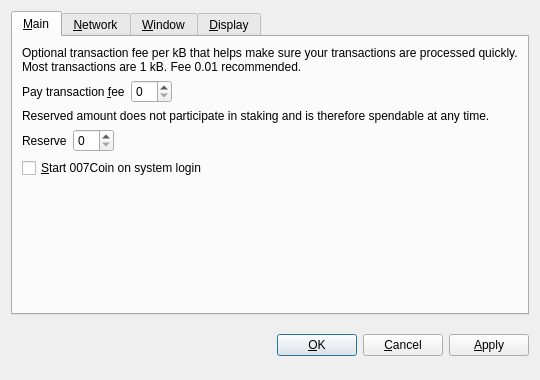
<?xml version="1.0" encoding="UTF-8"?>
<ui version="4.0">
 <class>OptionsDialog</class>
 <widget class="QDialog" name="OptionsDialog">
  <property name="geometry">
   <rect>
    <x>0</x>
    <y>0</y>
    <width>540</width>
    <height>380</height>
   </rect>
  </property>
  <property name="windowTitle">
   <string>Options</string>
  </property>
  <property name="modal">
   <bool>true</bool>
  </property>
  <layout class="QVBoxLayout" name="verticalLayout">
   <item>
    <widget class="QTabWidget" name="tabWidget">
     <property name="tabPosition">
      <enum>QTabWidget::North</enum>
     </property>
     <property name="currentIndex">
      <number>0</number>
     </property>
     <widget class="QWidget" name="tabMain">
      <attribute name="title">
       <string>&amp;Main</string>
      </attribute>
      <layout class="QVBoxLayout" name="verticalLayout_Main">
       <item>
        <widget class="QLabel" name="transactionFeeInfoLabel">
         <property name="text">
          <string>Optional transaction fee per kB that helps make sure your transactions are processed quickly. Most transactions are 1 kB. Fee 0.01 recommended.</string>
         </property>
         <property name="textFormat">
          <enum>Qt::PlainText</enum>
         </property>
         <property name="wordWrap">
          <bool>true</bool>
         </property>
        </widget>
       </item>
       <item>
        <layout class="QHBoxLayout" name="horizontalLayoutFee">
         <item>
          <widget class="QLabel" name="transactionFeeLabel">
           <property name="text">
            <string>Pay transaction &amp;fee</string>
           </property>
           <property name="textFormat">
            <enum>Qt::PlainText</enum>
           </property>
           <property name="buddy">
            <cstring>transactionFee</cstring>
           </property>
          </widget>
         </item>
         <item>
          <widget class="BitcoinAmountField" name="transactionFee"/>
         </item>
         <item>
          <spacer name="horizontalSpacerFee">
           <property name="orientation">
            <enum>Qt::Horizontal</enum>
           </property>
           <property name="sizeHint" stdset="0">
            <size>
             <width>40</width>
             <height>20</height>
            </size>
           </property>
          </spacer>
         </item>
        </layout>
       </item>
       <item>
        <widget class="QLabel" name="reserveBalanceInfoLabel">
         <property name="text">
          <string>Reserved amount does not participate in staking and is therefore spendable at any time.</string>
         </property>
         <property name="textFormat">
          <enum>Qt::PlainText</enum>
         </property>
         <property name="wordWrap">
          <bool>true</bool>
         </property>
        </widget>
       </item>
       <item>
        <layout class="QHBoxLayout" name="horizontalLayoutReserveBalance">
         <item>
          <widget class="QLabel" name="reserveBalanceLabel">
           <property name="text">
            <string>Reserve</string>
           </property>
           <property name="textFormat">
            <enum>Qt::PlainText</enum>
           </property>
           <property name="buddy">
            <cstring>reserveBalance</cstring>
           </property>
          </widget>
         </item>
         <item>
          <widget class="BitcoinAmountField" name="reserveBalance"/>
         </item>
         <item>
          <spacer name="horizontalSpacerReserveBalance">
           <property name="orientation">
            <enum>Qt::Horizontal</enum>
           </property>
           <property name="sizeHint" stdset="0">
            <size>
             <width>40</width>
             <height>20</height>
            </size>
           </property>
          </spacer>
         </item>
        </layout>
       </item>
       <item>
        <widget class="QCheckBox" name="bitcoinAtStartup">
         <property name="toolTip">
          <string>Automatically start 007Coin after logging in to the system.</string>
         </property>
         <property name="text">
          <string>&amp;Start 007Coin on system login</string>
         </property>
        </widget>
       </item>
       <item>
        <spacer name="verticalSpacer_Main">
         <property name="orientation">
          <enum>Qt::Vertical</enum>
         </property>
         <property name="sizeHint" stdset="0">
          <size>
           <width>20</width>
           <height>40</height>
          </size>
         </property>
        </spacer>
       </item>
      </layout>
     </widget>
     <widget class="QWidget" name="tabNetwork">
      <attribute name="title">
       <string>&amp;Network</string>
      </attribute>
      <layout class="QVBoxLayout" name="verticalLayout_Network">
       <item>
        <widget class="QCheckBox" name="mapPortUpnp">
         <property name="toolTip">
          <string>Automatically open the 007Coin client port on the router. This only works when your router supports UPnP and it is enabled.</string>
         </property>
         <property name="text">
          <string>Map port using &amp;UPnP</string>
         </property>
        </widget>
       </item>
       <item>
        <widget class="QCheckBox" name="connectSocks">
         <property name="toolTip">
          <string>Connect to the 007Coin network through a SOCKS5 proxy (e.g. when connecting through Tor).</string>
         </property>
         <property name="text">
          <string>&amp;Connect through SOCKS5 proxy:</string>
         </property>
        </widget>
       </item>
       <item>
        <layout class="QHBoxLayout" name="horizontalLayout_Network">
         <item>
          <widget class="QLabel" name="proxyIpLabel">
           <property name="text">
            <string>Proxy &amp;IP:</string>
           </property>
           <property name="textFormat">
            <enum>Qt::PlainText</enum>
           </property>
           <property name="buddy">
            <cstring>proxyIp</cstring>
           </property>
          </widget>
         </item>
         <item>
          <widget class="QValidatedLineEdit" name="proxyIp">
           <property name="maximumSize">
            <size>
             <width>140</width>
             <height>16777215</height>
            </size>
           </property>
           <property name="toolTip">
            <string>IP address of the proxy (e.g. 127.0.0.1)</string>
           </property>
          </widget>
         </item>
         <item>
          <widget class="QLabel" name="proxyPortLabel">
           <property name="text">
            <string>&amp;Port:</string>
           </property>
           <property name="textFormat">
            <enum>Qt::PlainText</enum>
           </property>
           <property name="buddy">
            <cstring>proxyPort</cstring>
           </property>
          </widget>
         </item>
         <item>
          <widget class="QLineEdit" name="proxyPort">
           <property name="maximumSize">
            <size>
             <width>55</width>
             <height>16777215</height>
            </size>
           </property>
           <property name="toolTip">
            <string>Port of the proxy (e.g. 9050)</string>
           </property>
          </widget>
         </item>
         <item>
          <spacer name="horizontalSpacer_Network">
           <property name="orientation">
            <enum>Qt::Horizontal</enum>
           </property>
           <property name="sizeHint" stdset="0">
            <size>
             <width>40</width>
             <height>20</height>
            </size>
           </property>
          </spacer>
         </item>
        </layout>
       </item>
       <item>
        <spacer name="verticalSpacer_Network">
         <property name="orientation">
          <enum>Qt::Vertical</enum>
         </property>
         <property name="sizeHint" stdset="0">
          <size>
           <width>20</width>
           <height>40</height>
          </size>
         </property>
        </spacer>
       </item>
      </layout>
     </widget>
     <widget class="QWidget" name="tabWindow">
      <attribute name="title">
       <string>&amp;Window</string>
      </attribute>
      <layout class="QVBoxLayout" name="verticalLayout_Window">
       <item>
        <widget class="QCheckBox" name="minimizeToTray">
         <property name="toolTip">
          <string>Show only a tray icon after minimizing the window.</string>
         </property>
         <property name="text">
          <string>&amp;Minimize to the tray instead of the taskbar</string>
         </property>
        </widget>
       </item>
       <item>
        <widget class="QCheckBox" name="minimizeOnClose">
         <property name="toolTip">
          <string>Minimize instead of exit the application when the window is closed. When this option is enabled, the application will be closed only after selecting Quit in the menu.</string>
         </property>
         <property name="text">
          <string>M&amp;inimize on close</string>
         </property>
        </widget>
       </item>
       <item>
        <spacer name="verticalSpacer_Window">
         <property name="orientation">
          <enum>Qt::Vertical</enum>
         </property>
         <property name="sizeHint" stdset="0">
          <size>
           <width>20</width>
           <height>40</height>
          </size>
         </property>
        </spacer>
       </item>
      </layout>
     </widget>
     <widget class="QWidget" name="tabDisplay">
      <attribute name="title">
       <string>&amp;Display</string>
      </attribute>
      <layout class="QVBoxLayout" name="verticalLayout_Display">
       <item>
        <layout class="QHBoxLayout" name="horizontalLayout_1_Display">
         <item>
          <widget class="QLabel" name="langLabel">
           <property name="text">
            <string>User Interface &amp;language:</string>
           </property>
           <property name="textFormat">
            <enum>Qt::PlainText</enum>
           </property>
           <property name="buddy">
            <cstring>lang</cstring>
           </property>
          </widget>
         </item>
         <item>
          <widget class="QValueComboBox" name="lang">
           <property name="toolTip">
            <string>The user interface language can be set here. This setting will take effect after restarting 007Coin.</string>
           </property>
          </widget>
         </item>
        </layout>
       </item>
       <item>
        <layout class="QHBoxLayout" name="horizontalLayout_2_Display">
         <item>
          <widget class="QLabel" name="unitLabel">
           <property name="text">
            <string>&amp;Unit to show amounts in:</string>
           </property>
           <property name="textFormat">
            <enum>Qt::PlainText</enum>
           </property>
           <property name="buddy">
            <cstring>unit</cstring>
           </property>
          </widget>
         </item>
         <item>
          <widget class="QValueComboBox" name="unit">
           <property name="toolTip">
            <string>Choose the default subdivision unit to show in the interface and when sending coins.</string>
           </property>
          </widget>
         </item>
        </layout>
       </item>
       <item>
        <widget class="QCheckBox" name="coinControlFeatures">
         <property name="toolTip">
          <string>Whether to show coin control features or not.</string>
         </property>
         <property name="text">
          <string>Display coin &amp;control features (experts only!)</string>
         </property>
        </widget>
       </item>
       <item>
        <widget class="QCheckBox" name="minimizeCoinAge">
         <property name="toolTip">
          <string>Whether to select the coin outputs randomly or with minimal coin age.</string>
         </property>
         <property name="text">
          <string>Minimize weight consumption (experimental)</string>
         </property>
        </widget>
       </item>
       <item>
        <widget class="QCheckBox" name="useBlackTheme">
         <property name="text">
          <string>Use black visual theme (requires restart)</string>
         </property>
        </widget>
       </item>
       <item>
        <spacer name="verticalSpacer_Display">
         <property name="orientation">
          <enum>Qt::Vertical</enum>
         </property>
         <property name="sizeHint" stdset="0">
          <size>
           <width>20</width>
           <height>40</height>
          </size>
         </property>
        </spacer>
       </item>
      </layout>
     </widget>
    </widget>
   </item>
   <item>
    <layout class="QHBoxLayout" name="horizontalLayout_Buttons">
     <item>
      <spacer name="horizontalSpacer_1">
       <property name="orientation">
        <enum>Qt::Horizontal</enum>
       </property>
       <property name="sizeHint" stdset="0">
        <size>
         <width>40</width>
         <height>48</height>
        </size>
       </property>
      </spacer>
     </item>
     <item>
      <widget class="QLabel" name="statusLabel">
       <property name="font">
        <font>
         <weight>75</weight>
         <bold>true</bold>
        </font>
       </property>
       <property name="text">
        <string/>
       </property>
       <property name="textFormat">
        <enum>Qt::PlainText</enum>
       </property>
       <property name="wordWrap">
        <bool>true</bool>
       </property>
      </widget>
     </item>
     <item>
      <spacer name="horizontalSpacer_2">
       <property name="orientation">
        <enum>Qt::Horizontal</enum>
       </property>
       <property name="sizeHint" stdset="0">
        <size>
         <width>40</width>
         <height>48</height>
        </size>
       </property>
      </spacer>
     </item>
     <item>
      <widget class="QPushButton" name="okButton">
       <property name="text">
        <string>&amp;OK</string>
       </property>
      </widget>
     </item>
     <item>
      <widget class="QPushButton" name="cancelButton">
       <property name="text">
        <string>&amp;Cancel</string>
       </property>
       <property name="autoDefault">
        <bool>false</bool>
       </property>
      </widget>
     </item>
     <item>
      <widget class="QPushButton" name="applyButton">
       <property name="text">
        <string>&amp;Apply</string>
       </property>
       <property name="autoDefault">
        <bool>false</bool>
       </property>
      </widget>
     </item>
    </layout>
   </item>
  </layout>
 </widget>
 <customwidgets>
  <customwidget>
   <class>BitcoinAmountField</class>
   <extends>QSpinBox</extends>
   <header>bitcoinamountfield.h</header>
  </customwidget>
  <customwidget>
   <class>QValueComboBox</class>
   <extends>QComboBox</extends>
   <header>qvaluecombobox.h</header>
  </customwidget>
  <customwidget>
   <class>QValidatedLineEdit</class>
   <extends>QLineEdit</extends>
   <header>qvalidatedlineedit.h</header>
  </customwidget>
 </customwidgets>
 <resources/>
 <connections/>
</ui>
